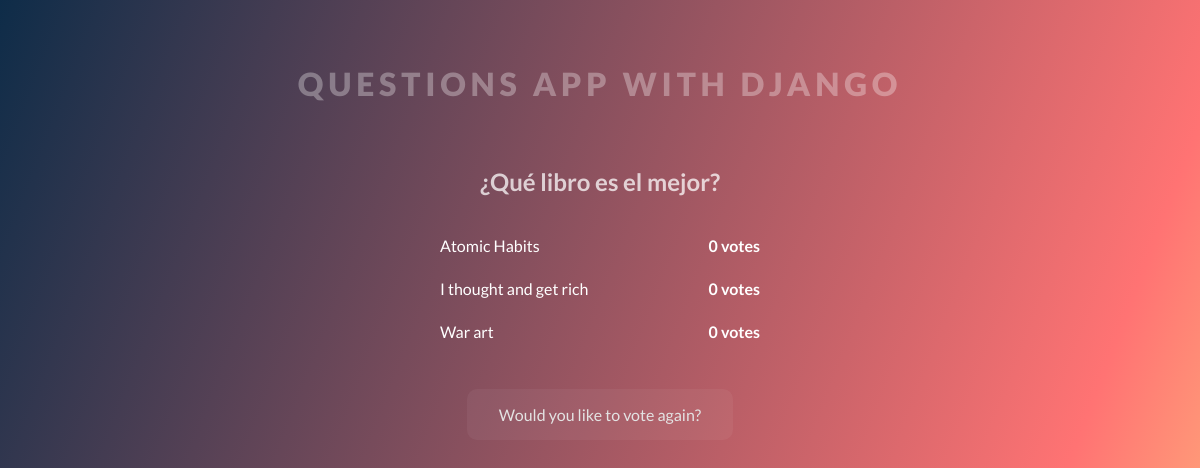
/polls/5/results/, run on an earlier commit of the app's database.
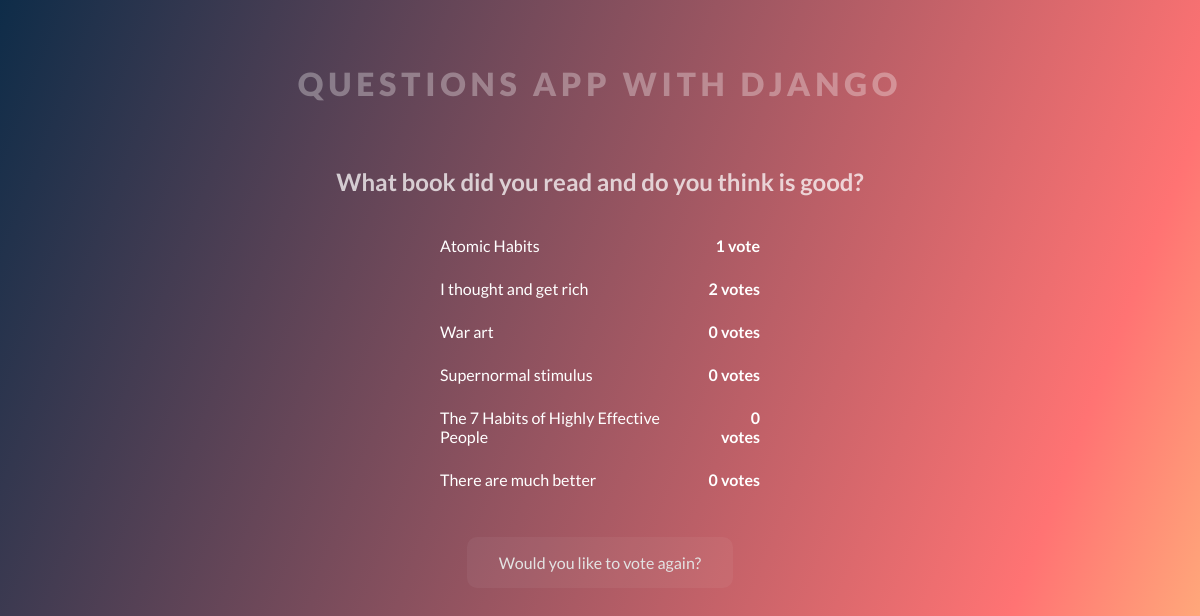
And on a later commit of the database.
### polls/models.py (models this page shows, shortened)
class Question(models.Model):
  question_text= models.CharField(max_length=200)
  pub_date =  models.DateTimeField("date published")

class Choice(models.Model):
  question = models.ForeignKey(Question, on_delete=models.CASCADE)
  choice_text = models.CharField(max_length=200)
  votes = models.IntegerField(default=0)

### polls/views.py (the view)
# urls.py: path('<int:pk>/results/',views.ResultView.as_view(),name="results"),
class ResultView(generic.DetailView):
  model = Question
  template_name = "polls/results.html"

### polls/templates/polls/results.html
{% extends './base.html' %} {% block title %}Results {% endblock title %}
{%block questions %}
<h2>{{ question.question_text}}</h2>
<ul>
  {% for choice in question.choice_set.all %}
  <li
    style="
      display: flex;
      justify-content: space-between;
      width: 320px;
      margin-top: 1.5rem;
    "
  >
    <p>{{choice.choice_text}}</p>
    <p style="text-align: right">
      <b> {{choice.votes}} vote{{choice.votes|pluralize }} </b>
    </p>
  </li>
  {% endfor %}
</ul>
<li>
  <a style="margin-top: 3rem" href=" {% url 'polls:detail' question.id %}"
    >Would you like to vote again?</a
  >
</li>
{% endblock questions %}

### polls/templates/polls/base.html (shortened to what this page needs)
{% load static %}
<!DOCTYPE html>
<html lang="en">
<head>
  <link rel="stylesheet" href="{% static 'polls/styles/style.css' %}">
</head>
<body>
  <header>
    <h1>
      QUESTIONS APP WITH DJANGO
    </h1>
  </header>
  <main>
    <section>
      {% block questions %}{% endblock questions %}
    </section>
  </main>
</body>
</html>

### polls/static/polls/styles/style.css (style rules this page uses)
*, *::after, *::before { padding: 0; margin: 0; box-sizing: border-box; }
html { background-image: linear-gradient( 111.1deg, rgba(0, 40, 70, 1) -4.8%, rgba(255, 115, 115, 1) 82.7%, rgba(255, 175, 123, 1) 97.2% ); width: 100vw; height: 100vh; font-family: "Lato", sans-serif; background-attachment: fixed; overflow-x: hidden; }
section { display: flex; justify-content: center; align-items: center; flex-direction: column; }
h1 { color: #ffffff50; text-align: center; width: 100%; letter-spacing: 0.15em; margin: 4rem 0; font-weight: 900; }
ul { display: grid; place-content: center; }
li { list-style: none; }
li a { color: rgb(227, 227, 227); text-decoration: none; font-weight: 500; transition: 0.3s; display: block; padding: 1rem 2rem; margin: 1rem 0; background: rgba(255, 255, 255, 0.05); border-radius: 10px; text-align: center; }
p { color: white; }
h2 { margin-bottom: 1rem; color: #ffffffbb; }

What changed in the data, as far as the page shows it:
changed Question: question_text "¿Qué libro es el mejor?" → "What book did you read and do you think is good?"
changed Choice "Atomic Habits": votes "0" → "1"
changed Choice "I thought and get rich": votes "0" → "2"
added Choice: choice_text "Supernormal stimulus", votes "0"
added Choice: choice_text "The 7 Habits of Highly Effective People", votes "0"
added Choice: choice_text "There are much better", votes "0"
